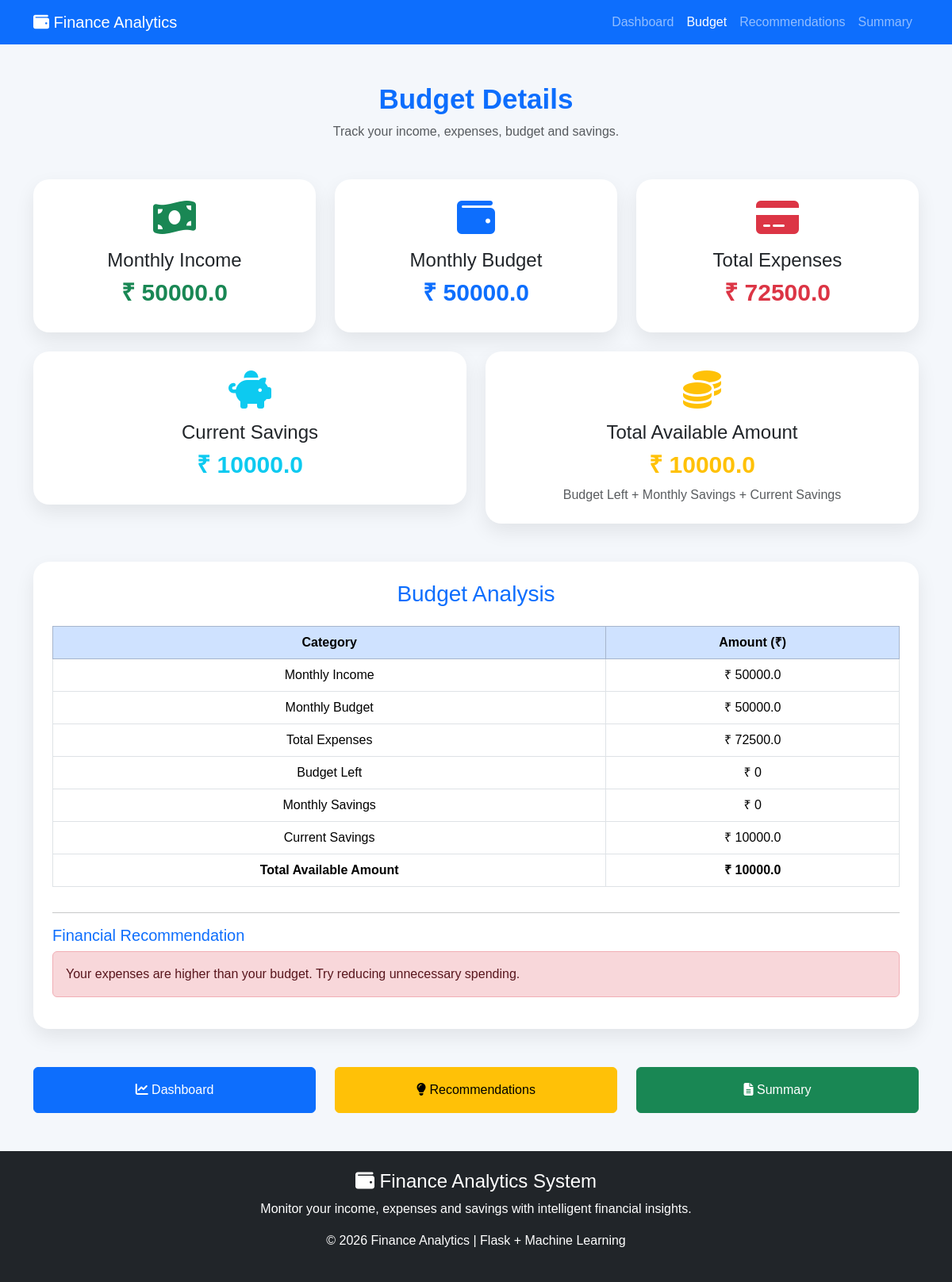
Screenshot of /budget (signed in) with the database file from the repository.
### tables this page shows
CREATE TABLE prediction_history (
            id INTEGER PRIMARY KEY AUTOINCREMENT,
            user_id INTEGER NOT NULL,
            created_at TEXT NOT NULL DEFAULT CURRENT_TIMESTAMP,
            transaction_history TEXT NOT NULL,
            monthly_income REAL NOT NULL,
            monthly_budget REAL NOT NULL,
            current_savings REAL NOT NULL,
            savings_goal REAL NOT NULL,
            rent REAL NOT NULL,
            food REAL NOT NULL,
            transport REAL NOT NULL,
            shopping REAL NOT NULL,
            bills REAL NOT NULL,
            entertainment REAL NOT NULL,
            emi REAL NOT NULL,
            other_expenses REAL NOT NULL,
            total_expenses REAL NOT NULL,
            budget_utilization REAL NOT NULL,
            predicted_savings REAL NOT NULL,
            remaining_budget REAL NOT NULL,
            budget_used_percent REAL NOT NULL,
            financial_score REAL NOT NULL,
            financial_category TEXT NOT NULL
        );

### app.py (the view)
@app.route("/budget")
def budget():
    if not is_logged_in():
        return redirect(
            url_for("login")
        )
    saved_result = get_saved_result(
        session["user_id"]
    )
    if not saved_result:
        return redirect(
            url_for("predict_page")
        )
    income = saved_result.get(
        "income",
        0
    )
    budget_value = saved_result.get(
        "budget",
        0
    )
    expenses = saved_result.get(
        "expenses",
        0
    )
    current_savings = saved_result.get(
        "current_savings",
        0
    )
    monthly_savings = max(
        income - expenses,
        0
    )
    budget_left = max(
        budget_value - expenses,
        0
    )
    total_available = (
        budget_left
        + monthly_savings
        + current_savings
    )
    if budget_value > 0:
        expense_percent = round(
            (expenses / budget_value) * 100,
            1
        )
    else:
        expense_percent = 0
    if income > 0:
        savings_percent = round(
            (monthly_savings / income) * 100,
            1
        )
    else:
        savings_percent = 0
    return render_template(
        "budget.html",
        income=income,
        budget=budget_value,
        expenses=expenses,
        savings=monthly_savings,
        current_savings=current_savings,
        budget_left=budget_left,
        total_available=total_available,
        expense_percent=expense_percent,
        savings_percent=savings_percent
    )

### app.py (called while the page is built, shortened)
def get_finance_data_connection():
    conn = sqlite3.connect(FINANCE_DATA_DATABASE)
    conn.row_factory = sqlite3.Row
    return conn

def is_logged_in():
    return "user_id" in session

def get_recommendations(score):
    recommendations = []
    if score >= 90:
        recommendations.extend([
            "Excellent financial health. Keep maintaining your savings.",
            "Continue investing for long-term goals.",
            "Maintain an emergency fund of at least 6 months.",
            "Review your investments regularly."
        ])
    else:
        recommendations.extend([
            "Financial health needs improvement.",
            "Reduce expenses immediately.",
            "Build an emergency savings fund.",
            "Consult a financial advisor if needed."
        ])
    return recommendations

### templates/budget.html (shortened to what this page needs)
<!DOCTYPE html>
<html lang="en">
<head>
<link href="https://cdn.jsdelivr.net/npm/bootstrap@5.3.3/dist/css/bootstrap.min.css"
      rel="stylesheet">
<link href="https://cdnjs.cloudflare.com/ajax/libs/font-awesome/6.5.2/css/all.min.css"
      rel="stylesheet">
</head>
<body>
<nav class="navbar navbar-expand-lg navbar-dark">
    <div class="container">
        <a class="navbar-brand"
           href="{{ url_for('home') }}">
            <i class="fas fa-wallet"></i>
            Finance Analytics
        </a>
        <ul class="navbar-nav ms-auto">
            <li class="nav-item">
                <a class="nav-link"
                   href="{{ url_for('dashboard') }}">
                    Dashboard
                </a>
            </li>
            <li class="nav-item">
                <a class="nav-link active"
                   href="{{ url_for('budget') }}">
                    Budget
                </a>
            </li>
            <li class="nav-item">
                <a class="nav-link"
                   href="{{ url_for('recommendations') }}">
                    Recommendations
                </a>
            </li>
            <li class="nav-item">
                <a class="nav-link"
                   href="{{ url_for('summary') }}">
                    Summary
                </a>
            </li>
        </ul>
    </div>
</nav>
<div class="container mt-5">
    <h2 class="title text-center">
        Budget Details
    </h2>
    <p class="text-center text-muted">
        Track your income, expenses, budget and savings.
    </p>
    <div class="row mt-5">
        <div class="col-lg-4 mb-4">
            <div class="card p-4 text-center">
                <i class="fas fa-money-bill-wave fa-3x text-success mb-3"></i>
                <h4>Monthly Income</h4>
                <h2 class="value text-success">
                    ₹ {{ income }}
                </h2>
            </div>
        </div>
        <div class="col-lg-4 mb-4">
            <div class="card p-4 text-center">
                <i class="fas fa-wallet fa-3x text-primary mb-3"></i>
                <h4>Monthly Budget</h4>
                <h2 class="value text-primary">
                    ₹ {{ budget }}
                </h2>
            </div>
        </div>
        <div class="col-lg-4 mb-4">
            <div class="card p-4 text-center">
                <i class="fas fa-credit-card fa-3x text-danger mb-3"></i>
                <h4>Total Expenses</h4>
                <h2 class="value text-danger">
                    ₹ {{ expenses }}
                </h2>
            </div>
        </div>
    </div>
    <div class="row">
        <div class="col-lg-6 mb-4">
            <div class="card p-4 text-center">
                <i class="fas fa-piggy-bank fa-3x text-info mb-3"></i>
                <h4>Current Savings</h4>
                <h2 class="value text-info">
                    ₹ {{ current_savings }}
                </h2>
            </div>
        </div>
        <div class="col-lg-6 mb-4">
            <div class="card p-4 text-center">
                <i class="fas fa-coins fa-3x text-warning mb-3"></i>
                <h4>Total Available Amount</h4>
                <h2 class="value text-warning">
                    ₹ {{ total_available }}
                </h2>
                <p class="text-muted mb-0">
                    Budget Left + Monthly Savings + Current Savings
                </p>
            </div>
        </div>
    </div>
    <div class="card p-4 mt-4">
        <h3 class="text-center text-primary mb-4">
            Budget Analysis
        </h3>
        <div class="table-responsive">
            <table class="table table-bordered text-center">
                <thead class="table-primary">
                    <tr>
                        <th>Category</th>
                        <th>Amount (₹)</th>
                    </tr>
                </thead>
                <tbody>
                    <tr>
                        <td>Monthly Income</td>
                        <td>
                            ₹ {{ income }}
                        </td>
                    </tr>
                    <tr>
                        <td>Monthly Budget</td>
                        <td>
                            ₹ {{ budget }}
                        </td>
                    </tr>
                    <tr>
                        <td>Total Expenses</td>
                        <td>
                            ₹ {{ expenses }}
                        </td>
                    </tr>
                    <tr>
                        <td>Budget Left</td>
                        <td>
                            ₹ {{ budget_left }}
                        </td>
                    </tr>
                    <tr>
                        <td>Monthly Savings</td>
                        <td>
                            ₹ {{ savings }}
                        </td>
                    </tr>
                    <tr>
                        <td>Current Savings</td>
                        <td>
                            ₹ {{ current_savings }}
                        </td>
                    </tr>
                    <tr>
                        <td>
                            <strong>Total Available Amount</strong>
                        </td>
                        <td>
                            <strong>
                                ₹ {{ total_available }}
                            </strong>
                        </td>
                    </tr>
                </tbody>
            </table>
        </div>
        <hr>
        <h5 class="text-primary">
            Financial Recommendation
        </h5>
        {% if expenses > budget %}
        <div class="alert alert-danger">
            Your expenses are higher than your budget.
            Try reducing unnecessary spending.
        </div>
        {% else %}
        <div class="alert alert-success">
            Great! Your expenses are within your budget.
            Keep maintaining your savings.
        </div>
        {% endif %}
    </div>
    <div class="row mt-5">
        <div class="col-md-4">
            <a href="{{ url_for('dashboard') }}"
               class="btn btn-primary w-100 py-3">
                <i class="fas fa-chart-line"></i>
                Dashboard
            </a>
        </div>
        <div class="col-md-4">
            <a href="{{ url_for('recommendations') }}"
               class="btn btn-warning w-100 py-3">
                <i class="fas fa-lightbulb"></i>
                Recommendations
            </a>
        </div>
        <div class="col-md-4">
            <a href="{{ url_for('summary') }}"
               class="btn btn-success w-100 py-3">
                <i class="fas fa-file-alt"></i>
                Summary
            </a>
        </div>
    </div>
</div>
<footer class="bg-dark text-white mt-5">
    <div class="container text-center py-4">
        <h4>
            <i class="fas fa-wallet"></i>
            Finance Analytics System
        </h4>
        <p>
            Monitor your income, expenses and savings
            with intelligent financial insights.
        </p>
        <p>
            © 2026 Finance Analytics | Flask + Machine Learning
        </p>
    </div>
</footer>
</body>
</html>

### templates/budget.html (style rules this page uses)
body { background: #f4f7fb; font-family: 'Poppins', sans-serif; }
.navbar { background: #0d6efd; }
.card { border: none; border-radius: 20px; box-shadow: 0 10px 25px rgba(0,0,0,.08); transition: .3s; }
.title { font-size: 35px; font-weight: bold; color: #0d6efd; }
.value { font-size: 30px; font-weight: bold; }

### rows the page displays
prediction_history: monthly_income "50000.0", monthly_budget "50000.0", total_expenses "72500.0", current_savings "10000.0"

### other values shown
{{ total_available }} "10000.0"
{{ budget_left }} "0"
{{ savings }} "0"
